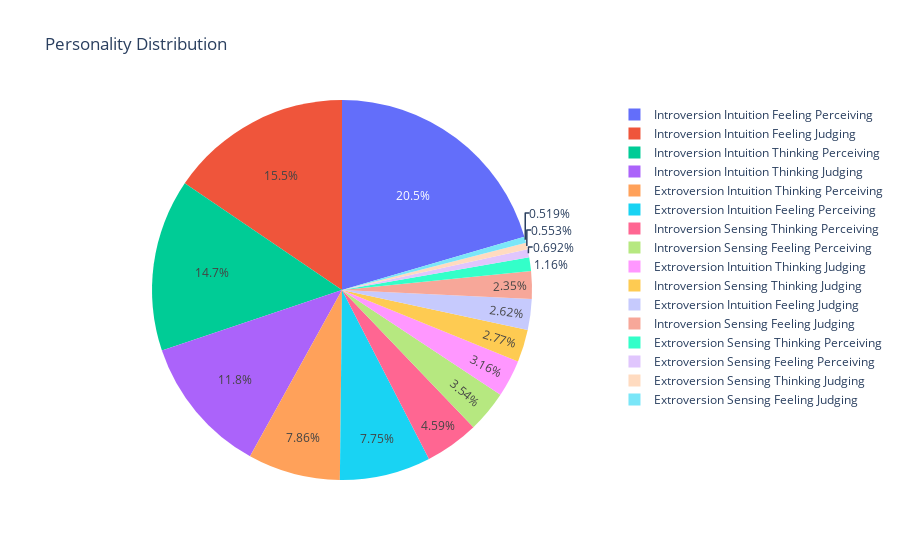

This figure's notebook cell:
### Code cell
#For the Personality Distribution

import plotly.offline as py
import plotly.graph_objs as go
import plotly.tools as tls

labels = pred_df['description']
sizes = pred_df['percent']*100

trace = go.Pie(labels=labels, values=sizes)
layout = go.Layout(
    title='Personality Distribution'
)
data = [trace]
fig = go.Figure(data=data, layout=layout)
py.iplot(fig)

### Figure 1 — Plotly figure (JSON) as saved in the notebook; plotly's stock layout.template omitted (floating-point values rounded to 4 significant figures)
{"data": [{"labels": ["Introversion Intuition Feeling Perceiving", "Introversion Intuition Feeling Judging", "Introversion Intuition Thinking Perceiving", "Introversion Intuition Thinking Judging", "Extroversion Intuition Thinking Perceiving", "Extroversion Intuition Feeling Perceiving", "Introversion Sensing Thinking Perceiving", "Introversion Sensing Feeling Perceiving", "Extroversion Intuition Thinking Judging", "Introversion Sensing Thinking Judging", "Extroversion Intuition Feeling Judging", "Introversion Sensing Feeling Judging", "Extroversion Sensing Thinking Perceiving", "Extroversion Sensing Feeling Perceiving", "Extroversion Sensing Thinking Judging", "Extroversion Sensing Feeling Judging"], "type": "pie", "values": [20.48, 15.52, 14.65, 11.79, 7.862, 7.746, 4.588, 3.539, 3.159, 2.767, 2.617, 2.352, 1.164, 0.6916, 0.5533, 0.5187]}], "layout": {"title": {"text": "Personality Distribution"}}}
